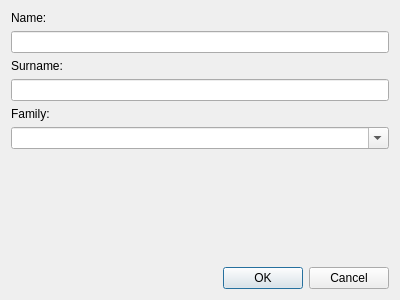
<?xml version="1.0" encoding="UTF-8"?>
<ui version="4.0">
    <class>AddClientDialog</class>
    <widget class="QDialog" name="AddClientDialog">
        <property name="geometry">
            <rect>
                <x>0</x>
                <y>0</y>
                <width>400</width>
                <height>300</height>
            </rect>
        </property>
        <property name="windowTitle">
            <string>Add New Client</string>
        </property>
        <layout class="QVBoxLayout" name="verticalLayout">
            <item>
                <widget class="QLabel" name="label_name">
                    <property name="text">
                        <string>Name:</string>
                    </property>
                </widget>
            </item>
            <item>
                <widget class="QLineEdit" name="nameLineEdit"/>
            </item>
            <item>
                <widget class="QLabel" name="label_surname">
                    <property name="text">
                        <string>Surname:</string>
                    </property>
                </widget>
            </item>
            <item>
                <widget class="QLineEdit" name="surnameLineEdit"/>
            </item>
            <item>
                <widget class="QLabel" name="label_family">
                    <property name="text">
                        <string>Family:</string>
                    </property>
                </widget>
            </item>
            <item>
                <widget class="QComboBox" name="familyComboBox">
                    <property name="editable">
                        <bool>true</bool>
                    </property>
                </widget>
            </item>
            <item>
                <spacer name="verticalSpacer">
                    <property name="orientation">
                        <enum>Qt::Vertical</enum>
                    </property>
                    <property name="sizeHint" stdset="0">
                        <size>
                            <width>20</width>
                            <height>40</height>
                        </size>
                    </property>
                </spacer>
            </item>
            <item>
                <widget class="QDialogButtonBox" name="buttonBox">
                    <property name="orientation">
                        <enum>Qt::Horizontal</enum>
                    </property>
                    <property name="standardButtons">
                        <set>QDialogButtonBox::Cancel|QDialogButtonBox::Ok</set>
                    </property>
                </widget>
            </item>
        </layout>
    </widget>
    <resources/>
    <connections>
        <connection>
            <sender>buttonBox</sender>
            <signal>accepted()</signal>
            <receiver>AddClientDialog</receiver>
            <slot>accept()</slot>
            <hints>
                <hint type="sourcelabel">
                    <x>248</x>
                    <y>254</y>
                </hint>
                <hint type="destinationlabel">
                    <x>157</x>
                    <y>274</y>
                </hint>
            </hints>
        </connection>
        <connection>
            <sender>buttonBox</sender>
            <signal>rejected()</signal>
            <receiver>AddClientDialog</receiver>
            <slot>reject()</slot>
            <hints>
                <hint type="sourcelabel">
                    <x>316</x>
                    <y>260</y>
                </hint>
                <hint type="destinationlabel">
                    <x>286</x>
                    <y>274</y>
                </hint>
            </hints>
        </connection>
    </connections>
</ui>
